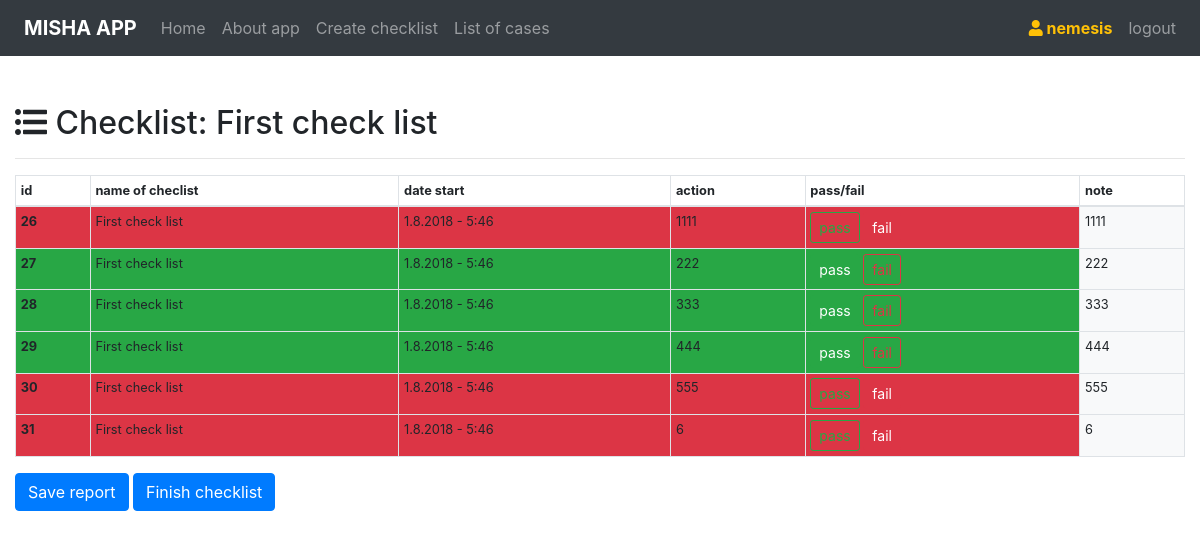
The page /checklist/18 (signed in) on the database its author committed.
### app/models.py (models this page shows)
class CheckLists(models.Model):
    touched = models.BooleanField(default=False)
    name = models.CharField(max_length=300,default='untitled checklist')
    project_name = models.CharField(max_length=300,default='untitled project')
    is_active = models.BooleanField(default=True)
    is_visible = models.BooleanField(default=True)
    author = models.ForeignKey(User,on_delete=models.CASCADE)
    add = models.DateTimeField(auto_now_add=True)
    notes = models.TextField(max_length=1500,null=True,blank=True)

class Actions(models.Model):
    name = models.CharField(max_length=300,default='untitled action')
    project = models.ForeignKey(CheckLists,on_delete=models.CASCADE)
    notes = models.TextField(max_length=1500,null=True,blank=True)
    date_start = models.DateTimeField(auto_now_add=True)
    date_end   = models.DateTimeField(auto_now_add=False,blank=True,null=True)
    status = models.BooleanField(default=True)
    attach = models.FileField(upload_to='attach',blank=True)

### app/views.py (the view)
# urls.py: path('checklist/<int:id>', checklist),
def checklist(request,id):
    checklist = CheckLists.objects.get(pk=id)
    actions = Actions.objects.filter(project=checklist)
    return render(request,'checklist.html',{'checklist':checklist,'actions':actions})

### app/templates/checklist.html (shortened to what this page needs)
{% extends 'base.html' %}
{% block checklist %}
<h2><i class="fas fa-list-ul"></i> Checklist: {{checklist.name}}</h2>
<hr>
<table class="small table table-sm table-bordered">
  <thead>
    <tr>
      <th scope="col">id</th>
      <th class="nowrap" scope="col">name of checlist</th>
      <th class="nowrap" scope="col">date start</th>
      <th scope="col">action</th>
      <th class="nowrap" scope="col">pass/fail</th>
      <th scope="col">note</th>
    </tr>
  </thead>
  <tbody>
{% if checklist.touched %}
	{%for a in actions%}
    {% if a.status %}
      <tr class="bg-success">
      <th scope="row">{{a.pk}}</th>
      <td class="nowrap">{{a.name}}</td>
      <td class="nowrap">{{a.date_start.day}}.{{a.date_start.month}}.{{a.date_start.year}} - {{a.date_start.hour}}:{{a.date_start.minute}}</td>
      <td>{{a.notes}}</td>
      <td class="nowrap">
          <a href="/toggle_action/{{a.pk}}/{{checklist.pk}}/" class="btn btn-success btn-sm">pass</a>
          <a href="/toggle_action/{{a.pk}}/{{checklist.pk}}/" class="btn btn-outline-danger btn-sm">fail</a>
      </td>
      <td class="bg-light">{{a.notes}}</td>
    </tr>
    {% else %}
      <tr class="bg-danger">
      <th scope="row">{{a.pk}}</th>
      <td class="nowrap">{{a.name}}</td>
      <td class="nowrap">{{a.date_start.day}}.{{a.date_start.month}}.{{a.date_start.year}} - {{a.date_start.hour}}:{{a.date_start.minute}}</td>
      <td>{{a.notes}}</td>
      <td class="nowrap">
        <a href="/toggle_action/{{a.pk}}/{{checklist.pk}}/" class="btn btn-outline-success btn-sm">pass</a>
        <a href="/toggle_action/{{a.pk}}/{{checklist.pk}}/" class="btn btn-danger btn-sm">fail</a>
      </td>
      <td class="bg-light">{{a.notes}}</td>
    </tr>
    {%endif%}
    {%endfor%}
    {%endif%}
  </tbody>
</table>
	<button type="button" class="btn btn-primary" onclick="window.print();">Save report</button>
<a href="/finish_checklist/{{checklist.pk}}" class="btn btn-primary" >Finish checklist</a>
{% endblock %}

### app/templates/base.html (shortened to what this page needs)
<!doctype html>
<html lang="en">
  <head>
    <link rel="stylesheet" href="https://stackpath.bootstrapcdn.com/bootstrap/4.1.2/css/bootstrap.min.css">
    <link rel="stylesheet" href="https://use.fontawesome.com/releases/v5.1.0/css/all.css">
  </head>
  <body>
    <nav class="navbar navbar-expand-lg navbar-dark bg-dark">
      <a class="navbar-brand" href="/"><img id="myImg" class="mr-2" width="30px" src="https://cdn.worldvectorlogo.com/logos/slack-1.svg" alt=""><span class="font-weight-bold">MISHA APP</span></a>
      <div class="collapse navbar-collapse" id="navbarSupportedContent">
        <ul class="navbar-nav mr-auto">
          {% if not request.user.is_authenticated %}
          <li class="nav-item">
            <a class="nav-link" href="/">Home <span class="sr-only">(current)</span></a>
          </li>
          <li class="nav-item">
            <a class="nav-link" href="/about/">About app</a>
          </li>
          {%else%}
          <li class="nav-item"><a class="nav-link" href="/">Home <span class="sr-only">(current)</span></a></li>
          <li class="nav-item"><a class="nav-link" href="/about/">About app</a></li>
          <li class="nav-item"><a class="nav-link" href="/createchecklist/">Create checklist</a></li>
          <li class="nav-item"><a class="nav-link" href="/listofcases/">List of cases</a></li>
          {% endif %}
        </ul>
        {% if not request.user.is_authenticated %}
        <ul class="navbar-nav ml-auto">
          <li class="nav-item"><a class="nav-link" href="/login/">Login</a></li>
          <li class="nav-item"><a class="nav-link" href="/register/">Register</a></li>
        </ul>
        {% else %}
        <ul class="navbar-nav ml-auto">
          <li class="nav-item"><a class="nav-link text-warning  font-weight-bold" href="/"><i class="fas fa-user"></i> {{user.get_username}}</a></li>
          <li class="nav-item"><a class="nav-link" href="/logout/">logout</a><li>
        </ul>
        {% endif %}
      </div>
    </nav>
    <div class="container-fluid my-5">
    {% if not request.user.is_authenticated %}
    {%block login%}{%endblock%}
    {%block register%}{%endblock%}
    {%block afterlogout%}{%endblock%}
    {% else %}
    {%block checklist%}{%endblock%}
    {% endif %}
    </div>
  </body>
</html>

### app/templates/checklist.html (style rules this page uses)
.nowrap { white-space:nowrap; }

### app/templates/base.html (style rules this page uses)
* { transition: transform .2s ease; }

### rows shown on the page
CheckLists: name "First check list"
Actions: pk "26", name "First check list", date_start.day "1", date_start.month "8", date_start.year "2018", date_start.hour "5", date_start.minute "46", notes "1111"
Actions: pk "27", name "First check list", date_start.day "1", date_start.month "8", date_start.year "2018", date_start.hour "5", date_start.minute "46", notes "222"
Actions: pk "28", name "First check list", date_start.day "1", date_start.month "8", date_start.year "2018", date_start.hour "5", date_start.minute "46", notes "333"
Actions: pk "29", name "First check list", date_start.day "1", date_start.month "8", date_start.year "2018", date_start.hour "5", date_start.minute "46", notes "444"
Actions: pk "30", name "First check list", date_start.day "1", date_start.month "8", date_start.year "2018", date_start.hour "5", date_start.minute "46", notes "555"
Actions: pk "31", name "First check list", date_start.day "1", date_start.month "8", date_start.year "2018", date_start.hour "5", date_start.minute "46", notes "6"

### other values the page prints
{{ user.get_username }} "nemesis"
